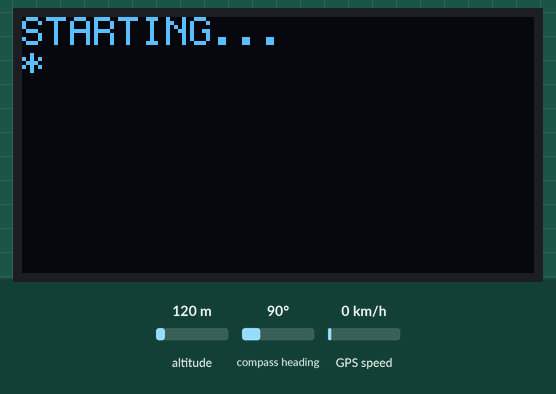
This sketch was run on a simulated Arduino Uno, built with avr-gcc and run on an emulated ATmega328P. Parts: 128×64 one-colour display. The test bench sets the inputs (shaded band); at power-on: altitude 120 m, compass heading 90°, GPS speed 0 km/h. The GPS gets a fix after 3 s at 37.7749, -122.4194 with 8 satellites.

Above: at 0.1 s.
At 1.1 s:
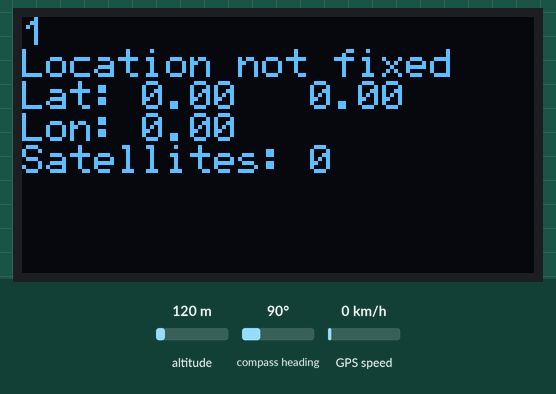
At 9.1 s:
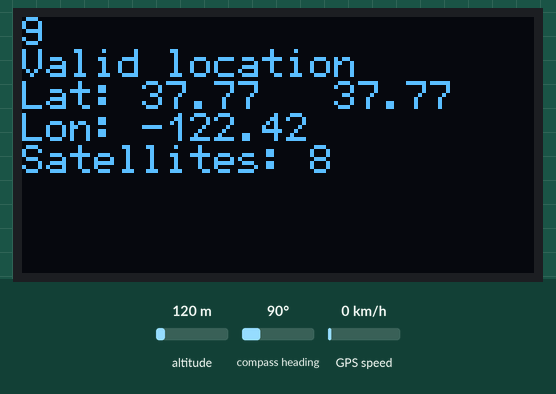
At 19.1 s:
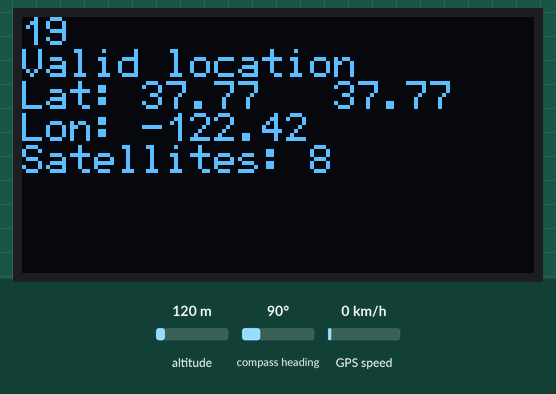
At 27.1 s:
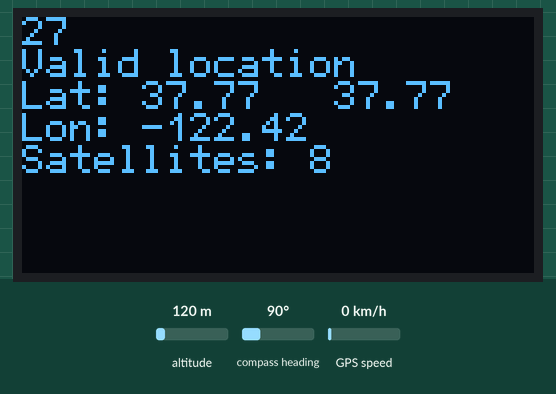
At 38.1 s:
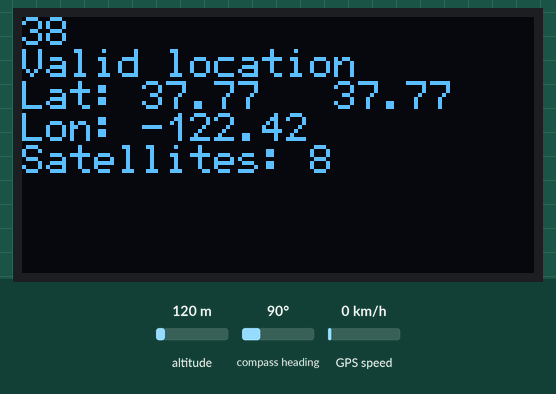

The sketch:

DisplayGPSV5.ino
```cpp
#include <SoftwareSerial.h>

// Preparations for the OLED module
#include <Wire.h>
#include "SSD1306Ascii.h"
#include "SSD1306AsciiWire.h"

// 0X3C+SA0 - 0x3C or 0x3D
#define I2C_ADDRESS 0x3C

// Define proper RST_PIN if required.
#define RST_PIN -1

// Declare the OLED screen
SSD1306AsciiWire oled;

// Preparations for the GPS module
#define RX_PIN  2
#define TX_PIN  3
SoftwareSerial gpsPort = SoftwareSerial(RX_PIN, TX_PIN);

//#include <GPSport.h>
#include <NMEAGPS.h>

// Declare the GPS module
static NMEAGPS  gps;
static gps_fix  fix;

int counter;

static void doSomeWork()
{
  // Show a counter
  counter++;
  oled.setRow(0);
  oled.setCol(0);
  oled.print(counter);

  oled.setRow(1);
  oled.setCol(0);
  if (fix.valid.location)
    oled.print("Valid location       ");
  else
    oled.print("Location not fixed   ");

  oled.setRow(2);
  oled.setCol(0);
  oled.print("Lat: " + String(fix.latitude())+"   ");
  oled.print(fix.latitude());

  oled.setRow(3);
  oled.setCol(0);
  oled.print("Lon: " + String(fix.longitude())+"   ");

  oled.setRow(4);
  oled.setCol(0);
  oled.print("Satellites: " + String(fix.satellites)+"   ");

}

static void GPSloop()
{
  while (gps.available( gpsPort )) {
    fix = gps.read();
    doSomeWork();
  }
} // GPSloop

//------------------------------------------------------------------------------
void setup() {

  // Setup I2C
  Wire.begin();
  Wire.setClock(400000L);

  // Setup OLED via I2C

  #if RST_PIN >= 0
    oled.begin(&Adafruit128x64, I2C_ADDRESS, RST_PIN);
  #else // RST_PIN >= 0
    oled.begin(&Adafruit128x64, I2C_ADDRESS);
  #endif // RST_PIN >= 0

  oled.setFont(font5x7);

  // Configure RX and TX pins for the GPS
  pinMode(RX_PIN, INPUT);
  pinMode(TX_PIN, OUTPUT);

  // GPS Setup
  gpsPort.begin(9600);

  // Reset the counter
  counter=0;

  // Clear the screen
  oled.clear();

  // Welcome message
  oled.setRow(0);
  oled.setCol(0);
  oled.print("STARTING...");

  for (int i = 0; i<8; i++) {
    oled.setRow(1);
    oled.setCol(8*i);
    oled.print("*");
    delay(20);
  }

  oled.clear();

}


void loop(){
  // Call the GPS loop
  GPSloop();
}
```

Measured:
- what the display in image 1 shows lasts 1.0 s, from 1.0 s to 2.0 s
